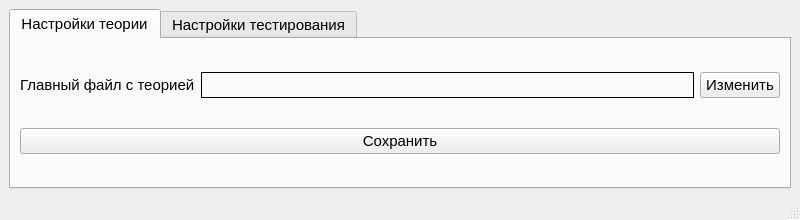
<?xml version="1.0" encoding="UTF-8"?>
<ui version="4.0">
 <class>SettingsWindow</class>
 <widget class="QMainWindow" name="SettingsWindow">
  <property name="geometry">
   <rect>
    <x>0</x>
    <y>0</y>
    <width>800</width>
    <height>220</height>
   </rect>
  </property>
  <property name="windowTitle">
   <string>MainWindow</string>
  </property>
  <widget class="QWidget" name="centralwidget">
   <layout class="QGridLayout" name="gridLayout">
    <item row="0" column="0">
     <widget class="QTabWidget" name="tabWidget">
      <property name="font">
       <font>
        <pointsize>11</pointsize>
       </font>
      </property>
      <property name="tabPosition">
       <enum>QTabWidget::North</enum>
      </property>
      <property name="tabShape">
       <enum>QTabWidget::Rounded</enum>
      </property>
      <property name="currentIndex">
       <number>0</number>
      </property>
      <property name="elideMode">
       <enum>Qt::ElideNone</enum>
      </property>
      <property name="tabBarAutoHide">
       <bool>false</bool>
      </property>
      <widget class="QWidget" name="theorySettingsTab">
       <attribute name="title">
        <string>Настройки теории</string>
       </attribute>
       <layout class="QGridLayout" name="gridLayout_2">
        <item row="0" column="0">
         <widget class="QLabel" name="label">
          <property name="sizePolicy">
           <sizepolicy hsizetype="Fixed" vsizetype="Preferred">
            <horstretch>0</horstretch>
            <verstretch>0</verstretch>
           </sizepolicy>
          </property>
          <property name="font">
           <font>
            <pointsize>11</pointsize>
           </font>
          </property>
          <property name="text">
           <string>Главный файл с теорией</string>
          </property>
         </widget>
        </item>
        <item row="0" column="1">
         <widget class="QLabel" name="theorySourceLabel">
          <property name="font">
           <font>
            <pointsize>11</pointsize>
           </font>
          </property>
          <property name="frameShape">
           <enum>QFrame::Box</enum>
          </property>
          <property name="text">
           <string/>
          </property>
         </widget>
        </item>
        <item row="0" column="2">
         <widget class="QPushButton" name="changeTheorySourceButton">
          <property name="sizePolicy">
           <sizepolicy hsizetype="Maximum" vsizetype="Fixed">
            <horstretch>0</horstretch>
            <verstretch>0</verstretch>
           </sizepolicy>
          </property>
          <property name="font">
           <font>
            <pointsize>11</pointsize>
           </font>
          </property>
          <property name="text">
           <string>Изменить</string>
          </property>
         </widget>
        </item>
        <item row="1" column="0" colspan="3">
         <widget class="QPushButton" name="saveTheorySettingsButton">
          <property name="font">
           <font>
            <pointsize>11</pointsize>
           </font>
          </property>
          <property name="text">
           <string>Сохранить</string>
          </property>
         </widget>
        </item>
       </layout>
      </widget>
      <widget class="QWidget" name="testingSettingsTab">
       <attribute name="title">
        <string>Настройки тестирования</string>
       </attribute>
       <layout class="QGridLayout" name="gridLayout_3">
        <item row="2" column="1">
         <widget class="QLabel" name="questionsSourceLabel">
          <property name="frameShape">
           <enum>QFrame::Panel</enum>
          </property>
          <property name="frameShadow">
           <enum>QFrame::Plain</enum>
          </property>
          <property name="text">
           <string/>
          </property>
          <property name="alignment">
           <set>Qt::AlignLeading|Qt::AlignLeft|Qt::AlignVCenter</set>
          </property>
         </widget>
        </item>
        <item row="2" column="0">
         <widget class="QLabel" name="label_3">
          <property name="sizePolicy">
           <sizepolicy hsizetype="Maximum" vsizetype="Preferred">
            <horstretch>0</horstretch>
            <verstretch>0</verstretch>
           </sizepolicy>
          </property>
          <property name="font">
           <font>
            <pointsize>11</pointsize>
           </font>
          </property>
          <property name="text">
           <string>Файл с вопросами</string>
          </property>
          <property name="alignment">
           <set>Qt::AlignRight|Qt::AlignTrailing|Qt::AlignVCenter</set>
          </property>
         </widget>
        </item>
        <item row="2" column="2">
         <widget class="QPushButton" name="changeQuestionsSourceButton">
          <property name="sizePolicy">
           <sizepolicy hsizetype="Maximum" vsizetype="Fixed">
            <horstretch>0</horstretch>
            <verstretch>0</verstretch>
           </sizepolicy>
          </property>
          <property name="font">
           <font>
            <pointsize>11</pointsize>
           </font>
          </property>
          <property name="text">
           <string>Изменить</string>
          </property>
         </widget>
        </item>
        <item row="3" column="1">
         <spacer name="verticalSpacer_2">
          <property name="orientation">
           <enum>Qt::Vertical</enum>
          </property>
          <property name="sizeHint" stdset="0">
           <size>
            <width>20</width>
            <height>40</height>
           </size>
          </property>
         </spacer>
        </item>
        <item row="4" column="0" colspan="3">
         <widget class="QPushButton" name="saveTestingsWettingsButton">
          <property name="font">
           <font>
            <pointsize>11</pointsize>
           </font>
          </property>
          <property name="text">
           <string>Сохранить</string>
          </property>
         </widget>
        </item>
        <item row="0" column="0">
         <widget class="QLabel" name="label_2">
          <property name="sizePolicy">
           <sizepolicy hsizetype="Minimum" vsizetype="Preferred">
            <horstretch>0</horstretch>
            <verstretch>0</verstretch>
           </sizepolicy>
          </property>
          <property name="font">
           <font>
            <pointsize>11</pointsize>
           </font>
          </property>
          <property name="text">
           <string>Количество вопросов</string>
          </property>
          <property name="alignment">
           <set>Qt::AlignRight|Qt::AlignTrailing|Qt::AlignVCenter</set>
          </property>
         </widget>
        </item>
        <item row="0" column="1">
         <widget class="QSpinBox" name="amountOfQuestionsSpinBox">
          <property name="font">
           <font>
            <pointsize>11</pointsize>
           </font>
          </property>
         </widget>
        </item>
       </layout>
      </widget>
     </widget>
    </item>
   </layout>
  </widget>
  <widget class="QMenuBar" name="menubar">
   <property name="geometry">
    <rect>
     <x>0</x>
     <y>0</y>
     <width>800</width>
     <height>22</height>
    </rect>
   </property>
  </widget>
  <widget class="QStatusBar" name="statusbar"/>
 </widget>
 <resources/>
 <connections/>
</ui>
